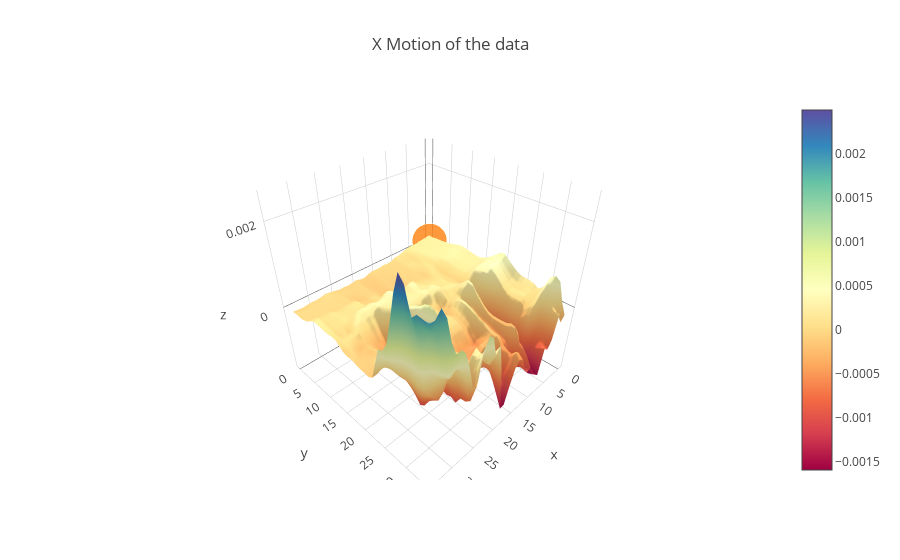

The code cell stored with this chart in its notebook:
### Markdown cell above
This is a system of normalizing

### Code cell
printArr(A[...,0], 'Spectral', "X Motion of the data")
